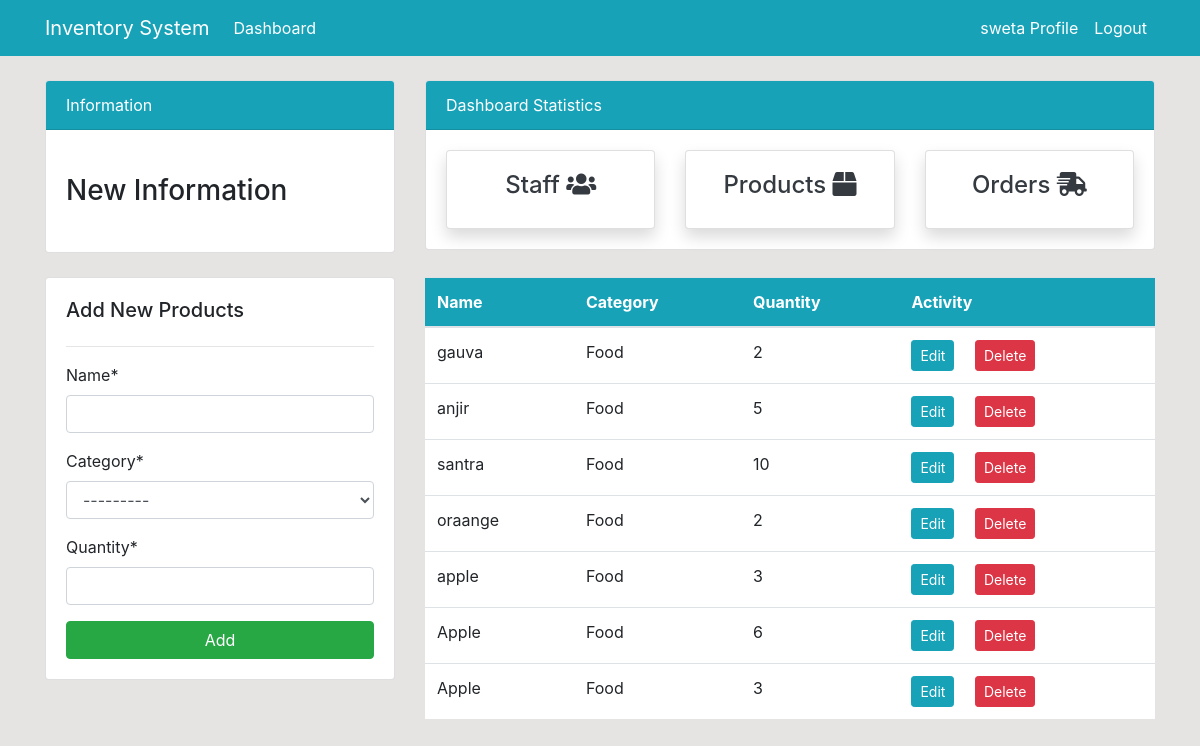
The page /product/ (signed in) on the database as committed earlier.
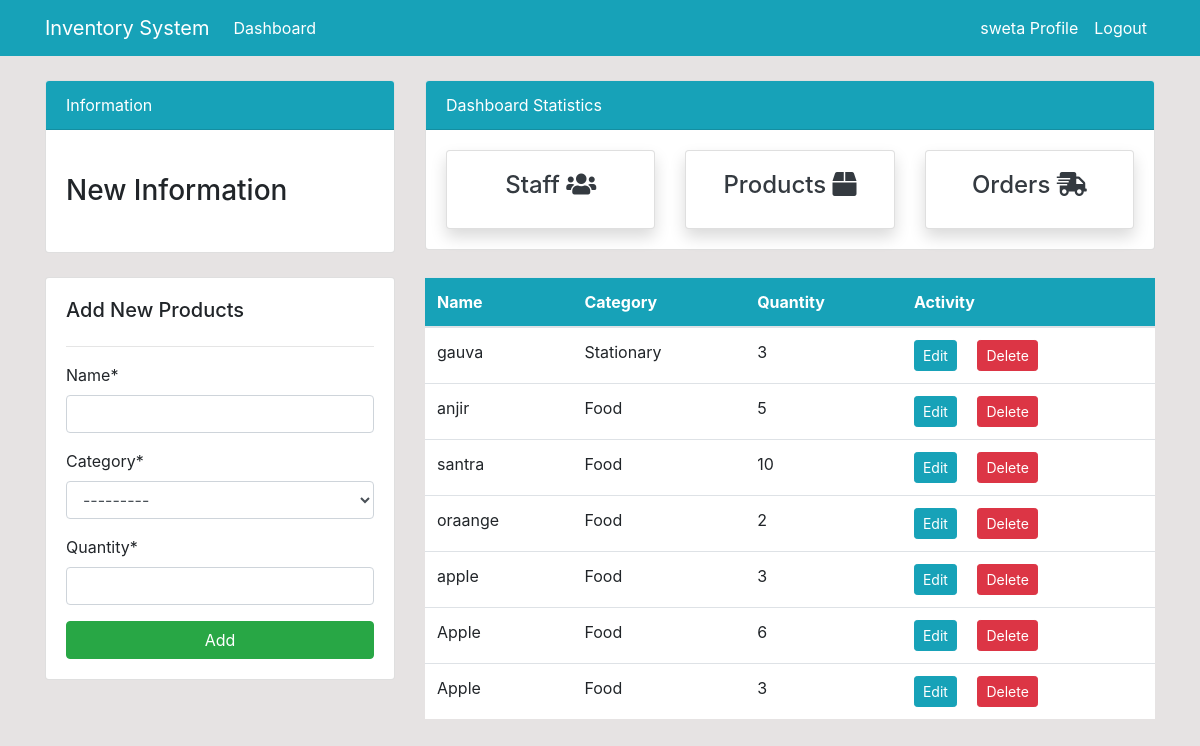
The same page on the database as committed later.
### dashboard/models.py (models this page shows, shortened)
class Product(models.Model):
    name = models.CharField(max_length=100, null=True)
    category = models.CharField(max_length=50, choices=CATEGORY, null=True)
    quantity = models.PositiveIntegerField(null=True)

### dashboard/views.py (the view)
# urls.py: path('product/', views.product, name='dashboard-product'),
@login_required
def product(request):
    items = Product.objects.all()
    if request.method == 'POST':
        form = ProductForm(request.POST)
        if form.is_valid():
            form.save()
            product_name = form.cleaned_data.get('name')
            messages.success(request, f'{product_name} has been added')
    else:
        form = ProductForm()
    context = {
            'items': items,
            'form' : form,
        }
    return render(request,'dashboard/product.html',context)

### dashboard/forms.py
class ProductForm(forms.ModelForm):
    class Meta:
        model = Product
        fields = ['name','category','quantity']

### templates/dashboard/product.html (shortened to what this page needs)
{% extends 'partials/base.html' %}
{% load crispy_forms_tags %}
{% block content %}
{% include 'partials/topnav.html' %}
<div class="row my-4">
    <div class="col-md-4">
        <div class="card card-body">
            <h5>Add New Products</h5>
            <hr>
            <form method="POST">
                {{ form|crispy }}
                <input class="btn btn-success btn-block" type="submit" value="Add">
            </form>
        </div>
    </div>
    <div class="col-md-8">
        <table class="table bg-white">
            <thead class="bg-info text-white">
                <tr>
                    <th scope="col">Name</th>
                    <th scope="col">Category</th>
                    <th scope="col">Quantity</th>
                    <th scope="col">Activity</th>
                </tr>
            </thead>
            <tbody>
                {% for product in items %}
                <tr>
                    <td>{{ product.name }}</td>
                    <td>{{ product.category }}</td>
                    <td>{{ product.quantity }}</td>
                    <td>
                        <a class="btn btn-info btn-sm mr-2"
                            href="{% url 'dashboard-product-edit' product.id %}">Edit</a>
                        <a class="btn btn-danger btn-sm ml-2"
                            href="{% url 'dashboard-product-delete' product.id %}">Delete</a>
                    </td>
                </tr>
                {% endfor %}
            </tbody>
        </table>
    </div>
</div>
{% endblock %}

Rows that differ between the two databases and show on the page:
changed Product "gauva": category "Food" → "Stationary"; quantity "2" → "3"
